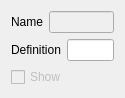
             <widget class="QWidget" name="page_5">
              <property name="geometry">
               <rect>
                <x>0</x>
                <y>0</y>
                <width>125</width>
                <height>97</height>
               </rect>
              </property>
              <attribute name="label">
               <string>Definition</string>
              </attribute>
              <layout class="QVBoxLayout" name="verticalLayout_45">
               <item>
                <layout class="QHBoxLayout" name="horizontalLayout_83">
                 <item>
                  <widget class="QLabel" name="label_87">
                   <property name="text">
                    <string>Name</string>
                   </property>
                  </widget>
                 </item>
                 <item>
                  <widget class="QLineEdit" name="lineEdit_26">
                   <property name="enabled">
                    <bool>false</bool>
                   </property>
                  </widget>
                 </item>
                </layout>
               </item>
               <item>
                <layout class="QHBoxLayout" name="horizontalLayout_84">
                 <item>
                  <widget class="QLabel" name="label_88">
                   <property name="text">
                    <string>Definition</string>
                   </property>
                  </widget>
                 </item>
                 <item>
                  <widget class="QLineEdit" name="segment_def_str"/>
                 </item>
                </layout>
               </item>
               <item>
                <widget class="QCheckBox" name="point_show_2">
                 <property name="enabled">
                  <bool>false</bool>
                 </property>
                 <property name="text">
                  <string>Show</string>
                 </property>
                </widget>
               </item>
               <item>
                <spacer name="verticalSpacer_12">
                 <property name="orientation">
                  <enum>Qt::Vertical</enum>
                 </property>
                 <property name="sizeHint" stdset="0">
                  <size>
                   <width>20</width>
                   <height>211</height>
                  </size>
                 </property>
                </spacer>
               </item>
              </layout>
             </widget>
